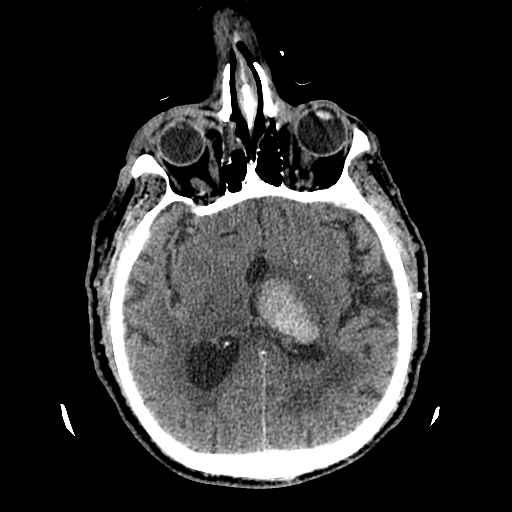
%> input picture hemorrhage/Hemorrhagic/6_0_61.jpg, 512 x 512 px
$ octave sample_hemo.m   (GNU Octave 9; MATLAB toolbox functions it lacks are replaced by stand-ins)
%> lines starting %> are read from the running program, lines starting %| are printed output that depends on the picture; in (x1, y1, x2, y2) boxes, pixels count from 0 and x2, y2 are one past the last pixel; in counts of white or black regions, pixels touching at a corner belong together; the program's own positions count from 1
close all;
clear all;
clc;
% Read the CT scan image
imagePath = 'E:\Acdemics\EBS CBE\21ES603 - Signal & Image Processing\Term Project\HEMORRHAGE\Hemorrhagic\6_0_61.jpg'
image = imread(imagePath);
%> image is the input picture: size 512x512x3 uint8; min 0, max 255, mean 50.1
image=imresize(image,[512,512])
% Convert the image to grayscale
grayImage = rgb2gray(image);
bw = im2bw(grayImage,0.6);
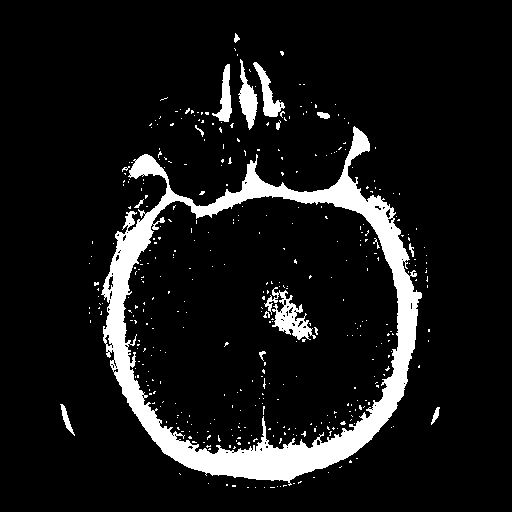
%> bw: size 512x512 logical; 9.4% white; 403 white regions (387 under 20 px), largest, box (x1, y1, x2, y2) and area: (101, 126, 422, 486) 20152, (264, 287, 316, 340) 1007, (238, 59, 258, 130) 634
label=bwlabel(bw);
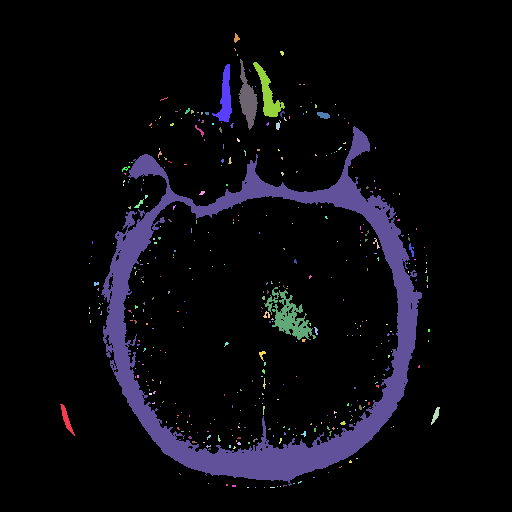
%> label: size 512x512 double; 404 distinct labels, from 0 to 403; one colour per label, 0 black
%++++++++++++++++++++++++++++++++++++++++++++++++++++++++++++++++++++++++++++++++++++++++++++++++++++++++++++++++++++++++++++++++++++++++
denoised_img = wiener2(label, [5, 5]); % Adjust the neighborhood size as needed
imshow(denoised_img);

% Apply a Gaussian filter for smoothing
smoothedImage = imgaussfilt(double(grayImage), 2);


BW1=edge(smoothedImage,'sobel')
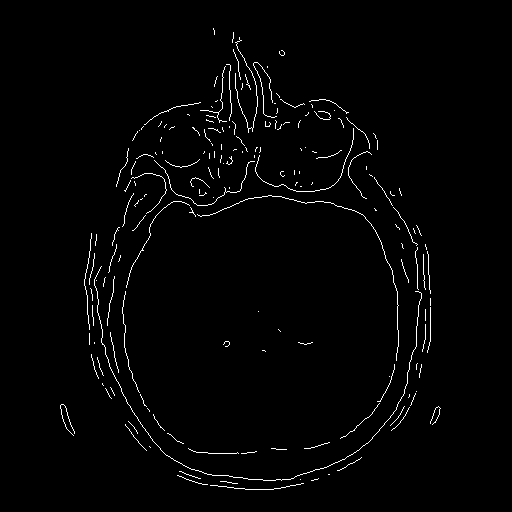
%> BW1: size 512x512 logical; 1.7% white in thin lines or dots, all inside (x1, y1, x2, y2) = (60, 28, 441, 490)
figure;
subplot(1, 5, 1);
imshow(BW1, []);
title('Original Image');
% Thresholding based on intensity for brain identification
brainThreshold = 30; % Adjust the intensity threshold based on your specific case
brainMask = smoothedImage > brainThreshold;
%> brainMask: size 512x512 logical; 40.3% white; 10 white regions (1 under 20 px), largest, box (x1, y1, x2, y2) and area: (84, 9, 432, 491) 104993, (58, 402, 76, 437) 320, (429, 405, 442, 426) 174

l=watershed(smoothedImage)
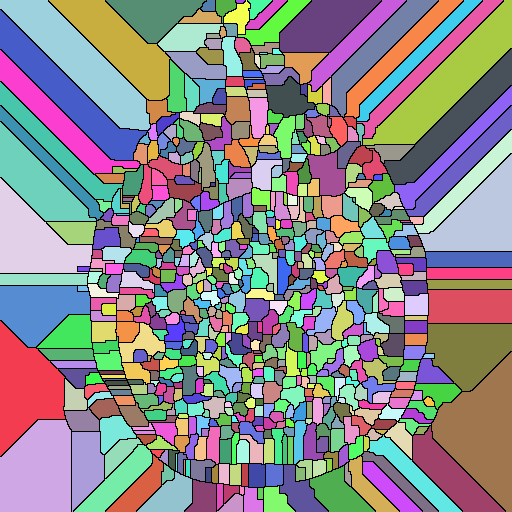
%> l: size 512x512 uint16; 729 distinct labels, from 0 to 728; one colour per label, 0 black
subplot(1,5,2)
jp = imfuse(smoothedImage, l, 'falsecolor', 'ColorChannels', [1 2 0]);
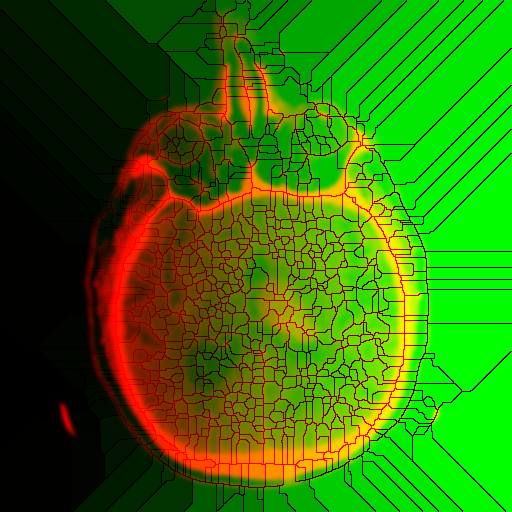
%> jp: size 512x512x3 uint8; mean R, G, B 50, 114.2, 0
imshow(l,[])
% Remove small regions
brainMask = bwareaopen(brainMask, 100);

% Fill holes in the brain mask
brainMask = imfill(brainMask, 'holes');
%> brainMask: size 512x512 logical; 43% white; 3 white regions, box (x1, y1, x2, y2) and area: (84, 9, 432, 491) 112162, (58, 402, 76, 437) 320, (429, 405, 442, 426) 174

% Perform morphological operations to refine the brain mask
se = strel('disk', 5);
brainMask = imopen(brainMask, se);
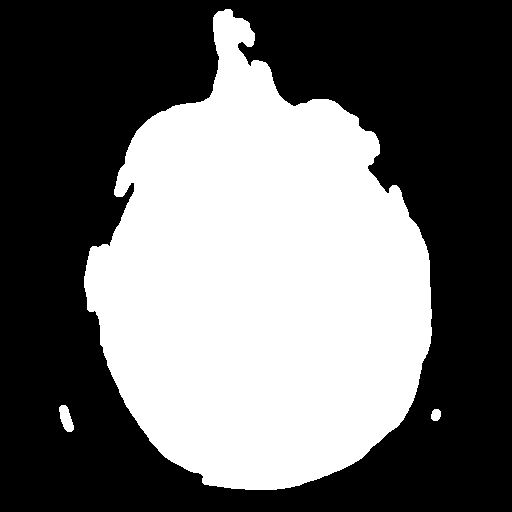
%> brainMask: size 512x512 logical; 42.3% white; 3 white regions, box (x1, y1, x2, y2) and area: (84, 9, 432, 490) 110487, (59, 405, 74, 432) 260, (431, 409, 441, 421) 99
brainMask = imclose(brainMask, se);
%> brainMask: size 512x512 logical; 42.4% white; 3 white regions, box (x1, y1, x2, y2) and area: (84, 9, 432, 490) 110701, (59, 405, 74, 432) 260, (431, 409, 441, 421) 99

% Display the original image and identified brain region
subplot(1, 5, 3);
imshow(image, []);
title('Original Image');

subplot(1, 5, 4);
imshow(brainMask, []);
title('Identified Brain Region');


% Apply a region mask to the original image to focus on the brain
brainRegion = bsxfun(@times, image, cast(brainMask, 'like', image));

% Convert the region of interest to grayscale
grayBrainRegion = rgb2gray(brainRegion);

% Thresholding based on intensity for tumor identification
tumorThreshold = 200; % Adjust the intensity threshold based on your specific case
tumorMask = grayBrainRegion > tumorThreshold;
%> tumorMask: size 512x512 logical; 6.7% white; 71 white regions (62 under 20 px), largest, box (x1, y1, x2, y2) and area: (107, 128, 422, 480) 15655, (253, 62, 279, 117) 464, (217, 64, 232, 122) 441

% Remove small regions in the tumor mask
tumorMask = bwareaopen(tumorMask, 50);
%> tumorMask: size 512x512 logical; 6.5% white; 6 white regions, box (x1, y1, x2, y2) and area: (107, 128, 422, 480) 15655, (253, 62, 279, 117) 464, (217, 64, 232, 122) 441, (240, 83, 257, 129) 410, (61, 405, 73, 432) 129, (112, 243, 121, 267) 51


% Perform morphological operations to refine the tumor mask
seTumor = strel('disk', 5);
tumorMask = imopen(tumorMask, seTumor);
%> tumorMask: size 512x512 logical; 5.9% white; 8 white regions, largest, box (x1, y1, x2, y2) and area: (108, 170, 413, 480) 13830, (132, 155, 161, 177) 435, (351, 131, 369, 155) 315
tumorMask = imclose(tumorMask, seTumor);
%> tumorMask: size 512x512 logical; 5.9% white; 6 white regions, box (x1, y1, x2, y2) and area: (108, 170, 413, 480) 13873, (242, 90, 278, 117) 544, (132, 155, 161, 177) 435, (351, 131, 369, 155) 315, (219, 94, 232, 120) 227, (163, 192, 176, 204) 122

subplot(1, 3, 3);
imshow(tumorMask, []);
title('Identified hemorrhage Region');

% Optionally overlay the tumor region on the original image
overlayedImage = image;
overlayedImage(repmat(tumorMask, [1, 1, 3])) = 255; % Set tumor region to white
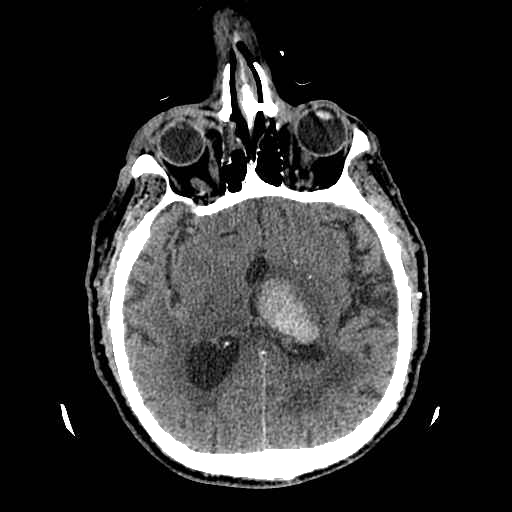
%> overlayedImage: size 512x512x3 uint8; 2.19% of pixels changed, all inside (x1, y1, x2, y2) = (108, 90, 413, 480)
figure;
imshow(overlayedImage);
title('Overlay of Identified hemorrhage on Original Image');

$ run again, with hemorrhage/Hemorrhagic/11_0_152.jpg copied over hemorrhage/Hemorrhagic/6_0_61.jpg
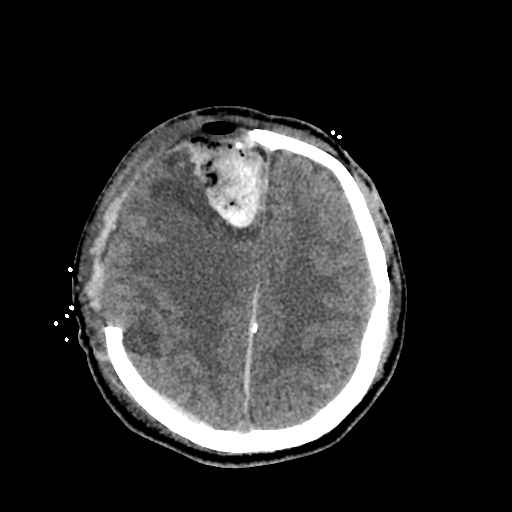
%> input picture hemorrhage/Hemorrhagic/11_0_152.jpg, 512 x 512 px
%> image is the input picture: size 512x512x3 uint8; min 0, max 255, mean 46
%> bw: size 512x512 logical; 7.8% white; 189 white regions (183 under 20 px), largest, box (x1, y1, x2, y2) and area: (97, 129, 392, 454) 17917, (244, 284, 259, 413) 568, (91, 191, 128, 255) 565, (86, 258, 105, 310) 507, (188, 144, 210, 176) 257, (69, 305, 74, 310) 20
%> label: size 512x512 double; 190 distinct labels, from 0 to 189
%> BW1: size 512x512 logical; 1.4% white in thin lines or dots, all inside (x1, y1, x2, y2) = (53, 108, 402, 469)
%> `l=watershed(smoothedImage)`:
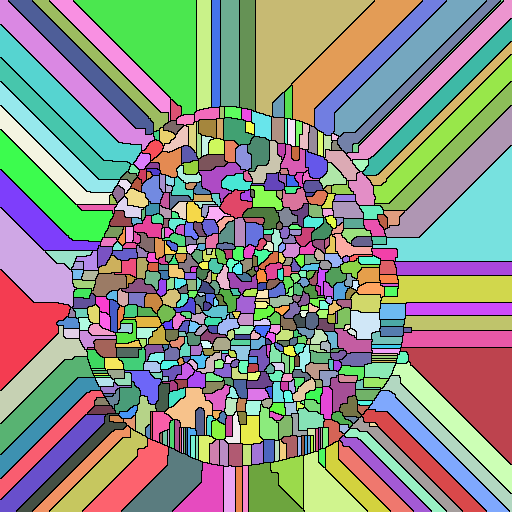
%> l: size 512x512 uint16; 650 distinct labels, from 0 to 649; one colour per label, 0 black
%> `overlayedImage(repmat(tumorMask, [1, 1, 3])) = 255;`:
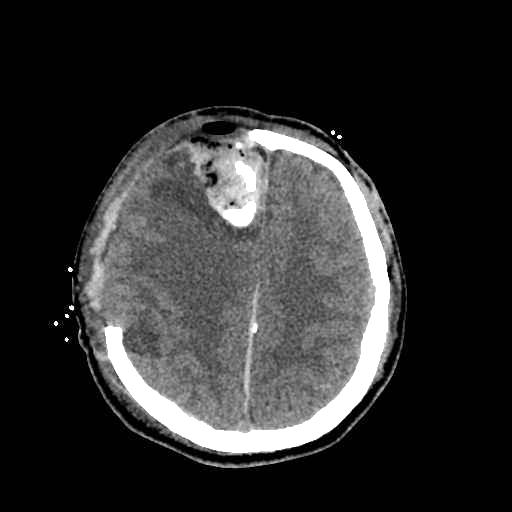
%> overlayedImage: size 512x512x3 uint8; 1.62% of pixels changed, all inside (x1, y1, x2, y2) = (105, 130, 390, 453)

$ run again, with hemorrhage/Hemorrhagic/12_0_140.jpg copied over hemorrhage/Hemorrhagic/6_0_61.jpg
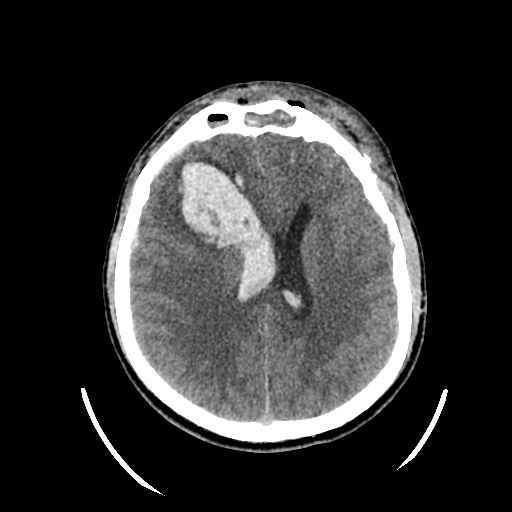
%> input picture hemorrhage/Hemorrhagic/12_0_140.jpg, 512 x 512 px
%> image is the input picture: size 512x512x3 uint8; min 0, max 255, mean 51.2
%> bw: size 512x512 logical; 11.2% white; 194 white regions (181 under 20 px), largest, box (x1, y1, x2, y2) and area: (107, 95, 422, 443) 21278, (179, 162, 275, 301) 6030, (81, 388, 163, 495) 662
%> label: size 512x512 double; 195 distinct labels, from 0 to 194
%> BW1: size 512x512 logical; 1.3% white in thin lines or dots, all inside (x1, y1, x2, y2) = (80, 80, 448, 496)
%> `l=watershed(smoothedImage)`:
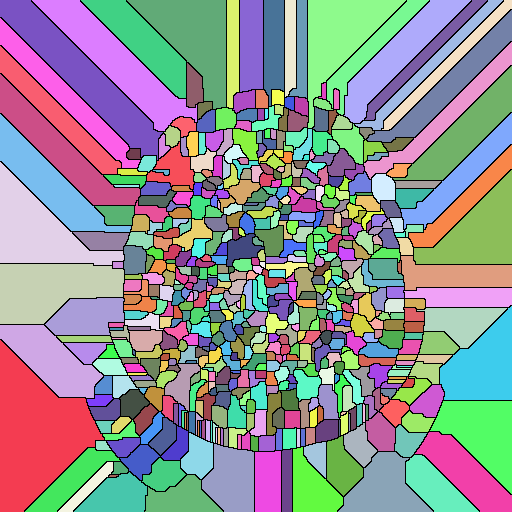
%> l: size 512x512 uint16; 635 distinct labels, from 0 to 634; one colour per label, 0 black
%> `overlayedImage(repmat(tumorMask, [1, 1, 3])) = 255;`:
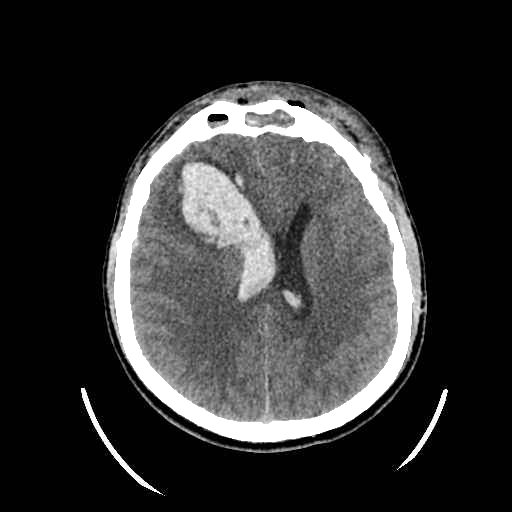
%> overlayedImage: size 512x512x3 uint8; 1.93% of pixels changed, all inside (x1, y1, x2, y2) = (114, 100, 414, 442)
